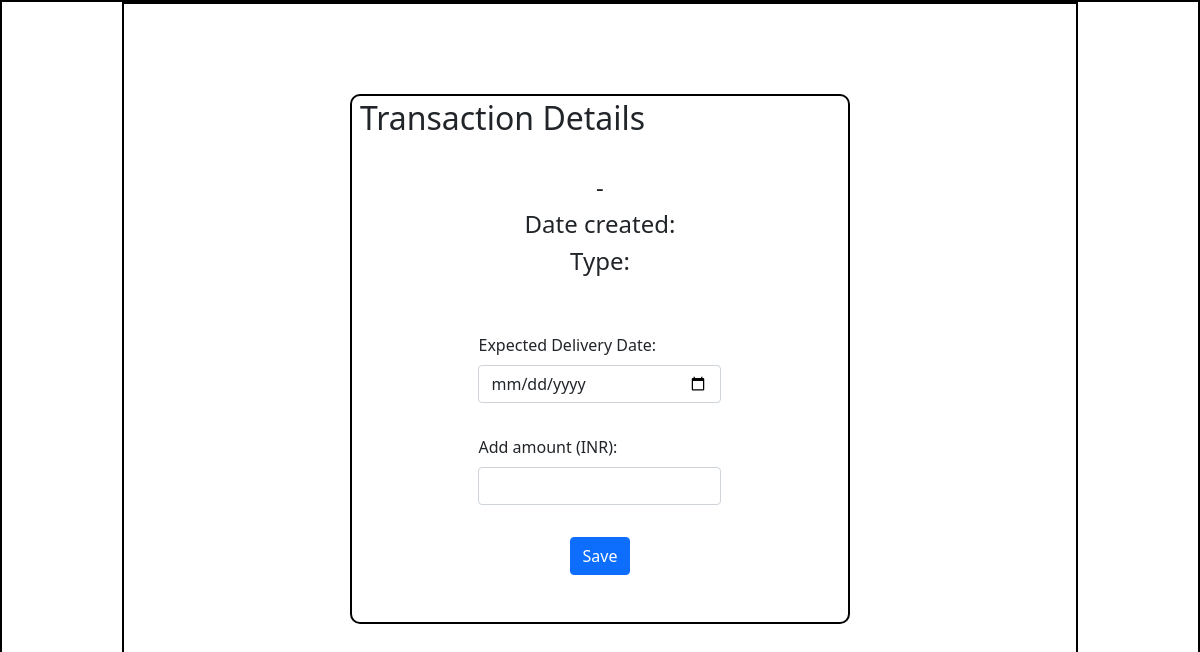
Before: /review/4 with the older database file.
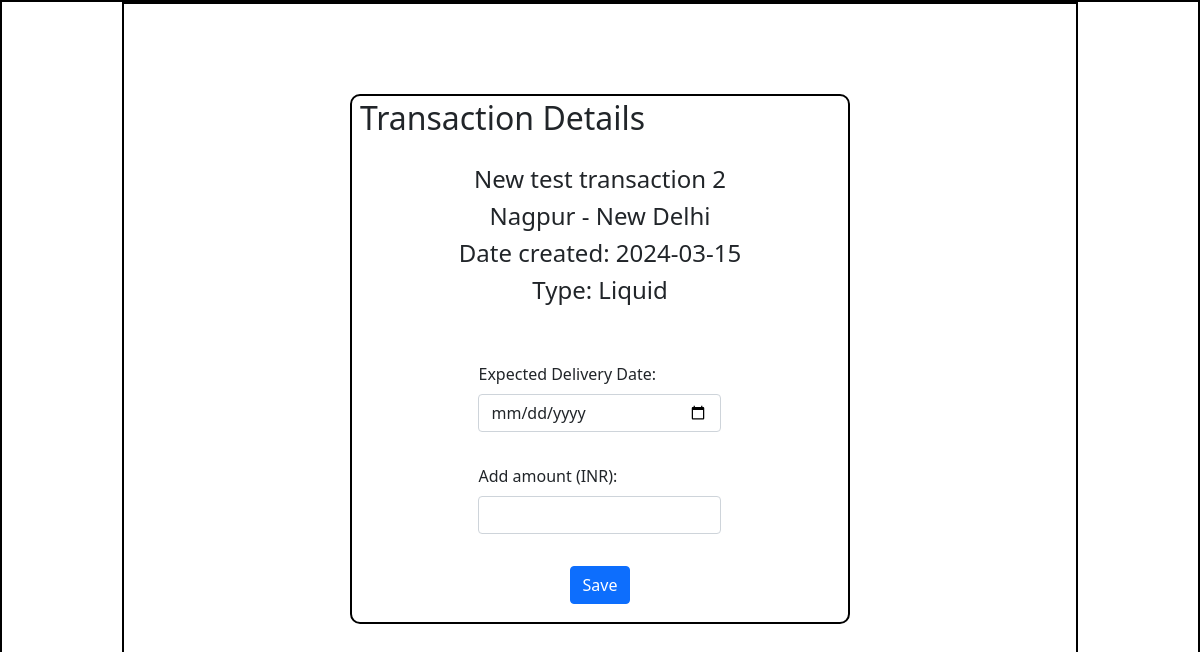
After: the same page with the newer database file.
### application/models.py (models this page shows)
class Transaction(db.Model):
    id = db.Column(db.Integer(), primary_key = True)
    t_name = db.Column(db.String(), nullable = False)
    t_type = db.Column(db.String(), nullable = False)
    t_date = db.Column(db.String(), nullable = False)
    delivery_date = db.Column(db.String(), default = "To be updated")
    s_city = db.Column(db.String(), nullable = False)
    d_city = db.Column(db.String(), nullable = False)
    internal_status = db.Column(db.String(), default = "requested")
    delivery_status = db.Column(db.String(), default = "in-process")
    decription = db.Column(db.String())
    amount = db.Column(db.Integer(), default = 1000)
    user_id = db.Column(db.Integer(), db.ForeignKey("user.id"))

### application/controllers.py (the view, shortened to what this page needs)
@app.route('/review/<int:trans_id>', methods = ['GET', 'POST'])
def review(trans_id):
    this_trans = Transaction.query.get(trans_id)
    return render_template('review.html', this_trans = this_trans)

### templates/review.html (shortened to what this page needs)
<!DOCTYPE html>
<html lang="en">
<head>
    <link href="https://cdn.jsdelivr.net/npm/bootstrap@5.0.2/dist/css/bootstrap.min.css" rel="stylesheet">
    <link rel="stylesheet" href="/static/review.css">
</head>
<body>
    <div id="main">
        <div id="canvas">
            <div id="trans-area">
                <h2 class="headings">Transaction Details</h2>
                <div id="t-details">
                    <h4>{{ this_trans.t_name }}</h4>
                    <h4>{{ this_trans.s_city }} - {{ this_trans.d_city }}</h4>
                    <h4>Date created: {{this_trans.delivery_date}}</h4>
                    <h4>Type: {{ this_trans.t_type }}</h4>
                </div>
                <form class="row amt g-3 p-2" action="/review/{{this_trans.id}}" method="post">
                    <div class="mb-3">
                        <label for="d_date" class="form-label">Expected Delivery Date:</label>
                        <input type="date" class="form-control" id="d_date" name="d_date">
                    </div>
                    <div class="mb-3">
                        <label for="amt" class="form-label">Add amount (INR):</label>
                        <input type="text" class="form-control" id="amt" name="amt">
                    </div>
                    <div id="create-btn">
                        <button type="submit" class="btn btn-primary mb-3">Save</button>
                    </div>
                </form>
            </div>
        </div>
    </div>
</body>
</html>

### static/review.css (style rules this page uses)
* { margin: 0px; }
#main, #canvas { border: 2px solid black; }
#canvas { width: 80%; margin: auto; height: 800px; padding: 10px; }
.headings { margin: 3px; padding-left: 5px; }
#trans-area { border: 2px solid black; height: 530px; width: 500px; margin: auto; margin-top: 80px; border-radius: 10px; }
#t-details { padding: 25px 0px; text-align: center; }
.amt { width:275px; margin:auto; }
#create-btn { text-align: center; }

Changed rows visible on the page:
added Transaction: t_name "New test transaction 2", s_city "Nagpur", d_city "New Delhi", delivery_date "2024-03-15", t_type "Liquid"
